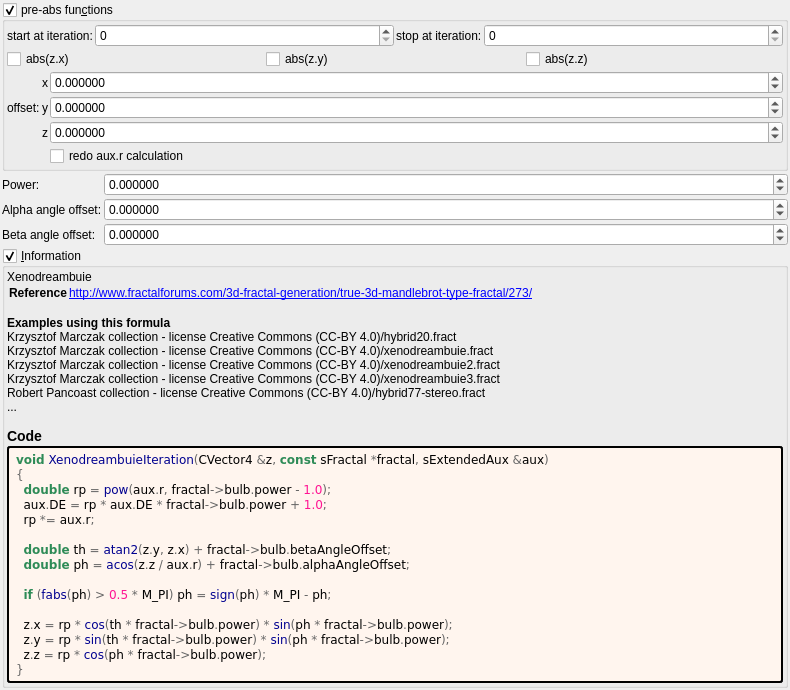
<?xml version="1.0" encoding="UTF-8"?>
<ui version="4.0">
 <class>Form</class>
 <widget class="QWidget" name="Form">
  <property name="geometry">
   <rect>
    <x>0</x>
    <y>0</y>
    <width>790</width>
    <height>615</height>
   </rect>
  </property>
  <property name="windowTitle">
   <string notr="true">xenodreambuie</string>
  </property>
  <layout class="QVBoxLayout" name="verticalLayout">
   <property name="spacing">
    <number>2</number>
   </property>
   <property name="leftMargin">
    <number>2</number>
   </property>
   <property name="topMargin">
    <number>2</number>
   </property>
   <property name="rightMargin">
    <number>2</number>
   </property>
   <property name="bottomMargin">
    <number>2</number>
   </property>
   <item>
    <widget class="MyGroupBox" name="groupCheck_transf_function_enabledP_false">
     <property name="title">
      <string>pre-abs fun&amp;ctions</string>
     </property>
     <property name="checkable">
      <bool>true</bool>
     </property>
     <layout class="QVBoxLayout" name="verticalLayout_12" stretch="0,0,0">
      <property name="spacing">
       <number>2</number>
      </property>
      <property name="leftMargin">
       <number>2</number>
      </property>
      <property name="topMargin">
       <number>2</number>
      </property>
      <property name="rightMargin">
       <number>2</number>
      </property>
      <property name="bottomMargin">
       <number>2</number>
      </property>
      <item>
       <layout class="QHBoxLayout" name="horizontalLayout_21" stretch="0,1,0,1">
        <item>
         <widget class="QLabel" name="label_104">
          <property name="text">
           <string>start at iteration:</string>
          </property>
         </widget>
        </item>
        <item>
         <widget class="MySpinBox" name="spinboxInt_transf_start_iterations_P">
          <property name="sizePolicy">
           <sizepolicy hsizetype="Minimum" vsizetype="Maximum">
            <horstretch>0</horstretch>
            <verstretch>0</verstretch>
           </sizepolicy>
          </property>
          <property name="minimum">
           <number>0</number>
          </property>
          <property name="maximum">
           <number>999</number>
          </property>
          <property name="value">
           <number>0</number>
          </property>
         </widget>
        </item>
        <item>
         <widget class="QLabel" name="label_74">
          <property name="text">
           <string>stop at iteration:</string>
          </property>
         </widget>
        </item>
        <item>
         <widget class="MySpinBox" name="spinboxInt_transf_stop_iterations_P">
          <property name="sizePolicy">
           <sizepolicy hsizetype="Preferred" vsizetype="Maximum">
            <horstretch>0</horstretch>
            <verstretch>0</verstretch>
           </sizepolicy>
          </property>
          <property name="maximum">
           <number>999</number>
          </property>
         </widget>
        </item>
       </layout>
      </item>
      <item>
       <layout class="QHBoxLayout" name="horizontalLayout_22" stretch="0,0,0">
        <item>
         <widget class="MyCheckBox" name="checkBox_transf_function_enabledCx_false">
          <property name="text">
           <string notr="true">abs(z.x)</string>
          </property>
         </widget>
        </item>
        <item>
         <widget class="MyCheckBox" name="checkBox_transf_function_enabledCy_false">
          <property name="text">
           <string notr="true">abs(z.y)</string>
          </property>
         </widget>
        </item>
        <item>
         <widget class="MyCheckBox" name="checkBox_transf_function_enabledCz_false">
          <property name="text">
           <string notr="true">abs(z.z)</string>
          </property>
         </widget>
        </item>
       </layout>
      </item>
      <item>
       <layout class="QGridLayout" name="gridLayout_14" columnstretch="0,0,1">
        <property name="spacing">
         <number>2</number>
        </property>
        <item row="0" column="2">
         <widget class="MyDoubleSpinBox" name="spinbox3_transf_offsetA_000_x">
          <property name="sizePolicy">
           <sizepolicy hsizetype="Minimum" vsizetype="Maximum">
            <horstretch>0</horstretch>
            <verstretch>0</verstretch>
           </sizepolicy>
          </property>
          <property name="prefix">
           <string/>
          </property>
          <property name="suffix">
           <string/>
          </property>
          <property name="decimals">
           <number>6</number>
          </property>
          <property name="minimum">
           <double>-99.989999999999995</double>
          </property>
          <property name="maximum">
           <double>99.989999999999995</double>
          </property>
          <property name="singleStep">
           <double>0.100000000000000</double>
          </property>
         </widget>
        </item>
        <item row="0" column="0" rowspan="3">
         <widget class="QLabel" name="label_263">
          <property name="text">
           <string>offset:</string>
          </property>
         </widget>
        </item>
        <item row="0" column="1">
         <widget class="QLabel" name="label_114">
          <property name="text">
           <string notr="true">x</string>
          </property>
         </widget>
        </item>
        <item row="2" column="2">
         <widget class="MyDoubleSpinBox" name="spinbox3_transf_offsetA_000_z">
          <property name="sizePolicy">
           <sizepolicy hsizetype="Minimum" vsizetype="Maximum">
            <horstretch>0</horstretch>
            <verstretch>0</verstretch>
           </sizepolicy>
          </property>
          <property name="prefix">
           <string/>
          </property>
          <property name="suffix">
           <string/>
          </property>
          <property name="decimals">
           <number>6</number>
          </property>
          <property name="minimum">
           <double>-99.989999999999995</double>
          </property>
          <property name="maximum">
           <double>99.989999999999995</double>
          </property>
          <property name="singleStep">
           <double>0.100000000000000</double>
          </property>
         </widget>
        </item>
        <item row="2" column="1">
         <widget class="QLabel" name="label_121">
          <property name="text">
           <string notr="true">z</string>
          </property>
         </widget>
        </item>
        <item row="1" column="2">
         <widget class="MyDoubleSpinBox" name="spinbox3_transf_offsetA_000_y">
          <property name="sizePolicy">
           <sizepolicy hsizetype="Minimum" vsizetype="Maximum">
            <horstretch>0</horstretch>
            <verstretch>0</verstretch>
           </sizepolicy>
          </property>
          <property name="prefix">
           <string/>
          </property>
          <property name="suffix">
           <string/>
          </property>
          <property name="decimals">
           <number>6</number>
          </property>
          <property name="minimum">
           <double>-99.989999999999995</double>
          </property>
          <property name="maximum">
           <double>99.989999999999995</double>
          </property>
          <property name="singleStep">
           <double>0.100000000000000</double>
          </property>
         </widget>
        </item>
        <item row="1" column="1">
         <widget class="QLabel" name="label_120">
          <property name="text">
           <string notr="true">y</string>
          </property>
         </widget>
        </item>
        <item row="3" column="2">
         <widget class="MyCheckBox" name="checkBox_transf_function_enabledT_false">
          <property name="text">
           <string notr="true">redo aux.r calculation</string>
          </property>
         </widget>
        </item>
       </layout>
      </item>
     </layout>
    </widget>
   </item>
   <item>
    <layout class="QGridLayout" name="gridLayout" columnstretch="0,1">
     <property name="spacing">
      <number>2</number>
     </property>
     <item row="1" column="0">
      <widget class="QLabel" name="label_8">
       <property name="text">
        <string>Alpha angle offset:</string>
       </property>
      </widget>
     </item>
     <item row="0" column="1">
      <widget class="MyDoubleSpinBox" name="spinbox_power">
       <property name="sizePolicy">
        <sizepolicy hsizetype="Minimum" vsizetype="Maximum">
         <horstretch>0</horstretch>
         <verstretch>0</verstretch>
        </sizepolicy>
       </property>
       <property name="prefix">
        <string/>
       </property>
       <property name="suffix">
        <string/>
       </property>
       <property name="decimals">
        <number>6</number>
       </property>
       <property name="minimum">
        <double>-99.989999999999995</double>
       </property>
       <property name="maximum">
        <double>99.989999999999995</double>
       </property>
       <property name="singleStep">
        <double>0.100000000000000</double>
       </property>
      </widget>
     </item>
     <item row="2" column="1">
      <widget class="MyDoubleSpinBox" name="spinboxd_beta_angle_offset">
       <property name="sizePolicy">
        <sizepolicy hsizetype="Minimum" vsizetype="Maximum">
         <horstretch>0</horstretch>
         <verstretch>0</verstretch>
        </sizepolicy>
       </property>
       <property name="prefix">
        <string/>
       </property>
       <property name="suffix">
        <string/>
       </property>
       <property name="decimals">
        <number>6</number>
       </property>
       <property name="minimum">
        <double>-36000.000000000000000</double>
       </property>
       <property name="maximum">
        <double>36000.000000000000000</double>
       </property>
       <property name="singleStep">
        <double>1.000000000000000</double>
       </property>
      </widget>
     </item>
     <item row="1" column="1">
      <widget class="MyDoubleSpinBox" name="spinboxd_alpha_angle_offset">
       <property name="sizePolicy">
        <sizepolicy hsizetype="Minimum" vsizetype="Maximum">
         <horstretch>0</horstretch>
         <verstretch>0</verstretch>
        </sizepolicy>
       </property>
       <property name="prefix">
        <string/>
       </property>
       <property name="suffix">
        <string/>
       </property>
       <property name="decimals">
        <number>6</number>
       </property>
       <property name="minimum">
        <double>-36000.000000000000000</double>
       </property>
       <property name="maximum">
        <double>36000.000000000000000</double>
       </property>
       <property name="singleStep">
        <double>1.000000000000000</double>
       </property>
      </widget>
     </item>
     <item row="2" column="0">
      <widget class="QLabel" name="label_9">
       <property name="text">
        <string>Beta angle offset:</string>
       </property>
      </widget>
     </item>
     <item row="0" column="0">
      <widget class="QLabel" name="label_10">
       <property name="text">
        <string>Power:</string>
       </property>
      </widget>
     </item>
    </layout>
   </item>
   <item>
    <widget class="MyGroupBox" name="groupCheck_info">
     <property name="title">
      <string>&amp;Information</string>
     </property>
     <property name="flat">
      <bool>false</bool>
     </property>
     <property name="checkable">
      <bool>true</bool>
     </property>
     <layout class="QVBoxLayout" name="verticalLayout_2">
      <property name="spacing">
       <number>2</number>
      </property>
      <property name="leftMargin">
       <number>2</number>
      </property>
      <property name="topMargin">
       <number>2</number>
      </property>
      <property name="rightMargin">
       <number>2</number>
      </property>
      <property name="bottomMargin">
       <number>2</number>
      </property>
      <item>
       <widget class="QLabel" name="label_information_general">
        <property name="text">
         <string notr="true">&lt;p&gt;Xenodreambuie&lt;/p&gt;&lt;table&gt;
&lt;tr&gt;&lt;th&gt;Reference&lt;/th&gt;&lt;td&gt;&lt;a href=&quot;http://www.fractalforums.com/3d-fractal-generation/true-3d-mandlebrot-type-fractal/273/&quot;&gt;http://www.fractalforums.com/3d-fractal-generation/true-3d-mandlebrot-type-fractal/273/&lt;br&gt;
&lt;/td&gt;&lt;/tr&gt;
&lt;/table&gt;
&lt;br&gt;&lt;b&gt;Examples using this formula&lt;/b&gt;&lt;br&gt;Krzysztof Marczak collection - license Creative Commons (CC-BY 4.0)/hybrid20.fract&lt;br&gt;Krzysztof Marczak collection - license Creative Commons (CC-BY 4.0)/xenodreambuie.fract&lt;br&gt;Krzysztof Marczak collection - license Creative Commons (CC-BY 4.0)/xenodreambuie2.fract&lt;br&gt;Krzysztof Marczak collection - license Creative Commons (CC-BY 4.0)/xenodreambuie3.fract&lt;br&gt;Robert Pancoast collection - license Creative Commons (CC-BY 4.0)/hybrid77-stereo.fract&lt;br&gt;...&lt;h3&gt;Code&lt;/h3&gt;</string>
        </property>
        <property name="wordWrap">
         <bool>true</bool>
        </property>
        <property name="openExternalLinks">
         <bool>true</bool>
        </property>
        <property name="textInteractionFlags">
         <set>Qt::LinksAccessibleByMouse|Qt::TextSelectableByMouse</set>
        </property>
       </widget>
      </item>
      <item>
       <widget class="QLabel" name="label_code_content">
        <property name="styleSheet">
         <string notr="true">border-style: outset; border-width: 2px; border-radius: 3px; border-color: black; background-color: #fff5ee; padding: 4px;</string>
        </property>
        <property name="text">
         <string notr="true">&lt;body style=&quot;background-color:#fff5ee&quot;&gt;
&lt;pre style=&quot;color:#000000; background-color:#fff5ee;  font-family:'Courier New',monospace;&quot;&gt;&lt;span style=&quot;color:#2e8b57; font-weight:bold&quot;&gt;void&lt;/span&gt; &lt;span style=&quot;color:#00008f&quot;&gt;XenodreambuieIteration&lt;/span&gt;&lt;span style=&quot;color:#676767&quot;&gt;(&lt;/span&gt;CVector4 &lt;span style=&quot;color:#676767&quot;&gt;&amp;amp;&lt;/span&gt;z&lt;span style=&quot;color:#676767&quot;&gt;,&lt;/span&gt; &lt;span style=&quot;color:#2e8b57; font-weight:bold&quot;&gt;const&lt;/span&gt; sFractal &lt;span style=&quot;color:#676767&quot;&gt;*&lt;/span&gt;fractal&lt;span style=&quot;color:#676767&quot;&gt;,&lt;/span&gt; sExtendedAux &lt;span style=&quot;color:#676767&quot;&gt;&amp;amp;&lt;/span&gt;aux&lt;span style=&quot;color:#676767&quot;&gt;)&lt;/span&gt;
&lt;span style=&quot;color:#676767&quot;&gt;{&lt;/span&gt;
  &lt;span style=&quot;color:#2e8b57; font-weight:bold&quot;&gt;double&lt;/span&gt; rp &lt;span style=&quot;color:#676767&quot;&gt;=&lt;/span&gt; &lt;span style=&quot;color:#00008f&quot;&gt;pow&lt;/span&gt;&lt;span style=&quot;color:#676767&quot;&gt;(&lt;/span&gt;aux&lt;span style=&quot;color:#676767&quot;&gt;.&lt;/span&gt;r&lt;span style=&quot;color:#676767&quot;&gt;,&lt;/span&gt; fractal&lt;span style=&quot;color:#676767&quot;&gt;-&amp;gt;&lt;/span&gt;bulb&lt;span style=&quot;color:#676767&quot;&gt;.&lt;/span&gt;power &lt;span style=&quot;color:#676767&quot;&gt;-&lt;/span&gt; &lt;span style=&quot;color:#ff1493&quot;&gt;1.0&lt;/span&gt;&lt;span style=&quot;color:#676767&quot;&gt;);&lt;/span&gt;
  aux&lt;span style=&quot;color:#676767&quot;&gt;.&lt;/span&gt;DE &lt;span style=&quot;color:#676767&quot;&gt;=&lt;/span&gt; rp &lt;span style=&quot;color:#676767&quot;&gt;*&lt;/span&gt; aux&lt;span style=&quot;color:#676767&quot;&gt;.&lt;/span&gt;DE &lt;span style=&quot;color:#676767&quot;&gt;*&lt;/span&gt; fractal&lt;span style=&quot;color:#676767&quot;&gt;-&amp;gt;&lt;/span&gt;bulb&lt;span style=&quot;color:#676767&quot;&gt;.&lt;/span&gt;power &lt;span style=&quot;color:#676767&quot;&gt;+&lt;/span&gt; &lt;span style=&quot;color:#ff1493&quot;&gt;1.0&lt;/span&gt;&lt;span style=&quot;color:#676767&quot;&gt;;&lt;/span&gt;
  rp &lt;span style=&quot;color:#676767&quot;&gt;*=&lt;/span&gt; aux&lt;span style=&quot;color:#676767&quot;&gt;.&lt;/span&gt;r&lt;span style=&quot;color:#676767&quot;&gt;;&lt;/span&gt;

  &lt;span style=&quot;color:#2e8b57; font-weight:bold&quot;&gt;double&lt;/span&gt; th &lt;span style=&quot;color:#676767&quot;&gt;=&lt;/span&gt; &lt;span style=&quot;color:#00008f&quot;&gt;atan2&lt;/span&gt;&lt;span style=&quot;color:#676767&quot;&gt;(&lt;/span&gt;z&lt;span style=&quot;color:#676767&quot;&gt;.&lt;/span&gt;y&lt;span style=&quot;color:#676767&quot;&gt;,&lt;/span&gt; z&lt;span style=&quot;color:#676767&quot;&gt;.&lt;/span&gt;x&lt;span style=&quot;color:#676767&quot;&gt;) +&lt;/span&gt; fractal&lt;span style=&quot;color:#676767&quot;&gt;-&amp;gt;&lt;/span&gt;bulb&lt;span style=&quot;color:#676767&quot;&gt;.&lt;/span&gt;betaAngleOffset&lt;span style=&quot;color:#676767&quot;&gt;;&lt;/span&gt;
  &lt;span style=&quot;color:#2e8b57; font-weight:bold&quot;&gt;double&lt;/span&gt; ph &lt;span style=&quot;color:#676767&quot;&gt;=&lt;/span&gt; &lt;span style=&quot;color:#00008f&quot;&gt;acos&lt;/span&gt;&lt;span style=&quot;color:#676767&quot;&gt;(&lt;/span&gt;z&lt;span style=&quot;color:#676767&quot;&gt;.&lt;/span&gt;z &lt;span style=&quot;color:#676767&quot;&gt;/&lt;/span&gt; aux&lt;span style=&quot;color:#676767&quot;&gt;.&lt;/span&gt;r&lt;span style=&quot;color:#676767&quot;&gt;) +&lt;/span&gt; fractal&lt;span style=&quot;color:#676767&quot;&gt;-&amp;gt;&lt;/span&gt;bulb&lt;span style=&quot;color:#676767&quot;&gt;.&lt;/span&gt;alphaAngleOffset&lt;span style=&quot;color:#676767&quot;&gt;;&lt;/span&gt;

  &lt;span style=&quot;color:#2e8b57; font-weight:bold&quot;&gt;if&lt;/span&gt; &lt;span style=&quot;color:#676767&quot;&gt;(&lt;/span&gt;&lt;span style=&quot;color:#00008f&quot;&gt;fabs&lt;/span&gt;&lt;span style=&quot;color:#676767&quot;&gt;(&lt;/span&gt;ph&lt;span style=&quot;color:#676767&quot;&gt;) &amp;gt;&lt;/span&gt; &lt;span style=&quot;color:#ff1493&quot;&gt;0.5&lt;/span&gt; &lt;span style=&quot;color:#676767&quot;&gt;*&lt;/span&gt; M_PI&lt;span style=&quot;color:#676767&quot;&gt;)&lt;/span&gt; ph &lt;span style=&quot;color:#676767&quot;&gt;=&lt;/span&gt; &lt;span style=&quot;color:#00008f&quot;&gt;sign&lt;/span&gt;&lt;span style=&quot;color:#676767&quot;&gt;(&lt;/span&gt;ph&lt;span style=&quot;color:#676767&quot;&gt;) *&lt;/span&gt; M_PI &lt;span style=&quot;color:#676767&quot;&gt;-&lt;/span&gt; ph&lt;span style=&quot;color:#676767&quot;&gt;;&lt;/span&gt;

  z&lt;span style=&quot;color:#676767&quot;&gt;.&lt;/span&gt;x &lt;span style=&quot;color:#676767&quot;&gt;=&lt;/span&gt; rp &lt;span style=&quot;color:#676767&quot;&gt;*&lt;/span&gt; &lt;span style=&quot;color:#00008f&quot;&gt;cos&lt;/span&gt;&lt;span style=&quot;color:#676767&quot;&gt;(&lt;/span&gt;th &lt;span style=&quot;color:#676767&quot;&gt;*&lt;/span&gt; fractal&lt;span style=&quot;color:#676767&quot;&gt;-&amp;gt;&lt;/span&gt;bulb&lt;span style=&quot;color:#676767&quot;&gt;.&lt;/span&gt;power&lt;span style=&quot;color:#676767&quot;&gt;) *&lt;/span&gt; &lt;span style=&quot;color:#00008f&quot;&gt;sin&lt;/span&gt;&lt;span style=&quot;color:#676767&quot;&gt;(&lt;/span&gt;ph &lt;span style=&quot;color:#676767&quot;&gt;*&lt;/span&gt; fractal&lt;span style=&quot;color:#676767&quot;&gt;-&amp;gt;&lt;/span&gt;bulb&lt;span style=&quot;color:#676767&quot;&gt;.&lt;/span&gt;power&lt;span style=&quot;color:#676767&quot;&gt;);&lt;/span&gt;
  z&lt;span style=&quot;color:#676767&quot;&gt;.&lt;/span&gt;y &lt;span style=&quot;color:#676767&quot;&gt;=&lt;/span&gt; rp &lt;span style=&quot;color:#676767&quot;&gt;*&lt;/span&gt; &lt;span style=&quot;color:#00008f&quot;&gt;sin&lt;/span&gt;&lt;span style=&quot;color:#676767&quot;&gt;(&lt;/span&gt;th &lt;span style=&quot;color:#676767&quot;&gt;*&lt;/span&gt; fractal&lt;span style=&quot;color:#676767&quot;&gt;-&amp;gt;&lt;/span&gt;bulb&lt;span style=&quot;color:#676767&quot;&gt;.&lt;/span&gt;power&lt;span style=&quot;color:#676767&quot;&gt;) *&lt;/span&gt; &lt;span style=&quot;color:#00008f&quot;&gt;sin&lt;/span&gt;&lt;span style=&quot;color:#676767&quot;&gt;(&lt;/span&gt;ph &lt;span style=&quot;color:#676767&quot;&gt;*&lt;/span&gt; fractal&lt;span style=&quot;color:#676767&quot;&gt;-&amp;gt;&lt;/span&gt;bulb&lt;span style=&quot;color:#676767&quot;&gt;.&lt;/span&gt;power&lt;span style=&quot;color:#676767&quot;&gt;);&lt;/span&gt;
  z&lt;span style=&quot;color:#676767&quot;&gt;.&lt;/span&gt;z &lt;span style=&quot;color:#676767&quot;&gt;=&lt;/span&gt; rp &lt;span style=&quot;color:#676767&quot;&gt;*&lt;/span&gt; &lt;span style=&quot;color:#00008f&quot;&gt;cos&lt;/span&gt;&lt;span style=&quot;color:#676767&quot;&gt;(&lt;/span&gt;ph &lt;span style=&quot;color:#676767&quot;&gt;*&lt;/span&gt; fractal&lt;span style=&quot;color:#676767&quot;&gt;-&amp;gt;&lt;/span&gt;bulb&lt;span style=&quot;color:#676767&quot;&gt;.&lt;/span&gt;power&lt;span style=&quot;color:#676767&quot;&gt;);&lt;/span&gt;
&lt;span style=&quot;color:#676767&quot;&gt;}&lt;/span&gt;
&lt;/pre&gt;
&lt;/body&gt;</string>
        </property>
        <property name="wordWrap">
         <bool>true</bool>
        </property>
        <property name="openExternalLinks">
         <bool>true</bool>
        </property>
        <property name="textInteractionFlags">
         <set>Qt::LinksAccessibleByMouse|Qt::TextSelectableByMouse</set>
        </property>
       </widget>
      </item>
     </layout>
    </widget>
   </item>
   <item>
    <spacer name="verticalSpacer">
     <property name="orientation">
      <enum>Qt::Vertical</enum>
     </property>
     <property name="sizeHint" stdset="0">
      <size>
       <width>20</width>
       <height>40</height>
      </size>
     </property>
    </spacer>
   </item>
  </layout>
 </widget>
 <customwidgets>
  <customwidget>
   <class>MyDoubleSpinBox</class>
   <extends>QDoubleSpinBox</extends>
   <header>my_double_spin_box.h</header>
  </customwidget>
  <customwidget>
   <class>MyGroupBox</class>
   <extends>QGroupBox</extends>
   <header>my_group_box.h</header>
   <container>1</container>
  </customwidget>
  <customwidget>
   <class>MySpinBox</class>
   <extends>QSpinBox</extends>
   <header>my_spin_box.h</header>
  </customwidget>
  <customwidget>
   <class>MyCheckBox</class>
   <extends>QCheckBox</extends>
   <header>my_check_box.h</header>
  </customwidget>
 </customwidgets>
 <tabstops>
  <tabstop>spinbox_power</tabstop>
  <tabstop>spinboxd_alpha_angle_offset</tabstop>
  <tabstop>spinboxd_beta_angle_offset</tabstop>
 </tabstops>
 <resources/>
 <connections/>
</ui>
